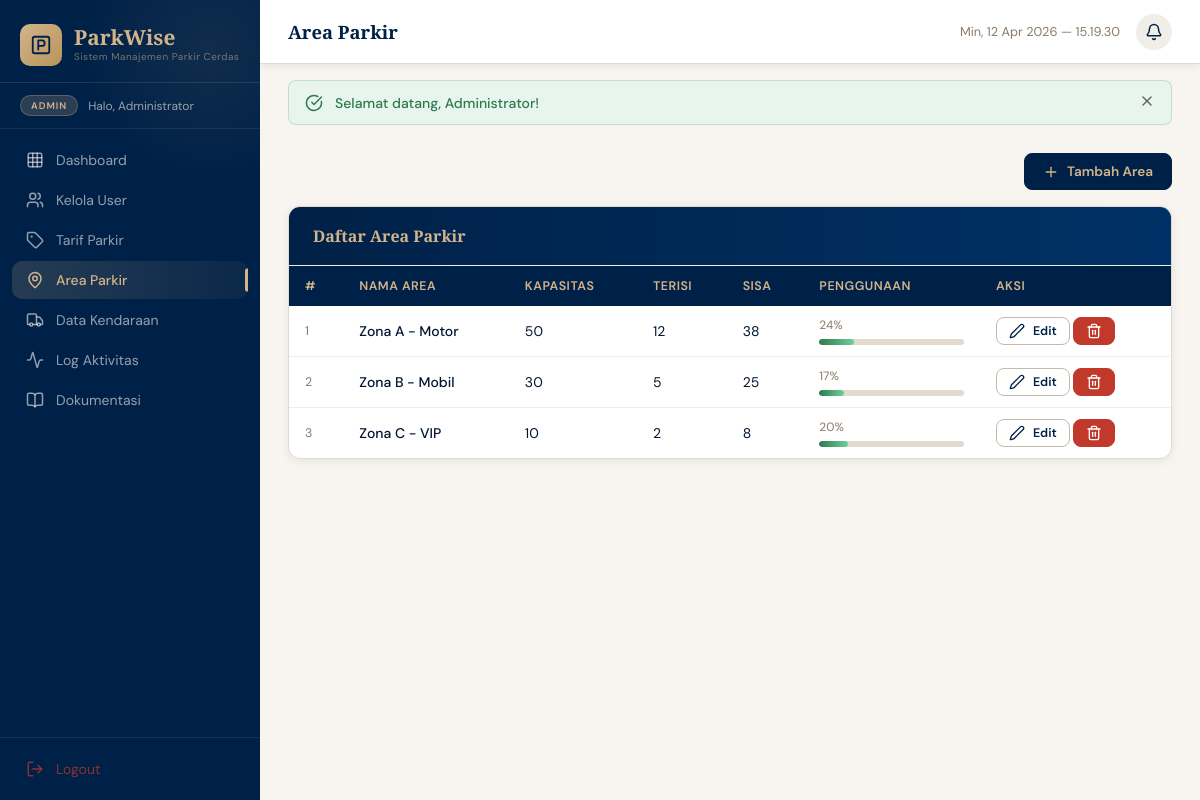
Page /modules/admin/area.php (signed in) on the committed database.
### tables this page shows
CREATE TABLE IF NOT EXISTS tb_area_parkir (
    id_area    INT(11) NOT NULL AUTO_INCREMENT,
    nama_area  VARCHAR(50) NOT NULL,
    kapasitas  INT(5) NOT NULL DEFAULT 0,
    terisi     INT(5) NOT NULL DEFAULT 0,
    PRIMARY KEY (id_area),
    INDEX idx_nama_area (nama_area)
);

### modules/admin/area.php (the view, shortened to what this page needs)
<?php
require_once __DIR__ . '/../../includes/config.php';
$areas = $pdo->query('SELECT * FROM tb_area_parkir ORDER BY id_area')->fetchAll();
require_once __DIR__ . '/../../includes/layout_top.php';
?>
<div style="margin-bottom:16px;display:flex;justify-content:flex-end;">
  <button class="btn btn-primary" onclick="openModal('modalTambah')">
    <i data-lucide="plus"></i> Tambah Area
  </button>
</div>
<div class="panel">
  <div class="panel-header"><h2>Daftar Area Parkir</h2></div>
  <div class="table-wrap">
    <table>
      <thead>
        <tr><th>#</th><th>Nama Area</th><th>Kapasitas</th><th>Terisi</th><th>Sisa</th><th>Penggunaan</th><th>Aksi</th></tr>
      </thead>
      <tbody>
        <?php if (empty($areas)): ?>
        <tr><td colspan="7" class="text-center text-muted" style="padding:24px;">Belum ada area.</td></tr>
        <?php else: foreach ($areas as $i => $a):
          $pct  = $a['kapasitas'] > 0 ? round(($a['terisi'] / $a['kapasitas']) * 100) : 0;
          $sisa = $a['kapasitas'] - $a['terisi'];
        ?>
        <tr>
          <td class="text-muted text-small"><?= $i + 1 ?></td>
          <td style="font-weight:500;"><?= htmlspecialchars($a['nama_area']) ?></td>
          <td><?= $a['kapasitas'] ?></td>
          <td><?= $a['terisi'] ?></td>
          <td><?= $sisa ?></td>
          <td style="min-width:140px;">
            <div style="font-size:0.75rem;color:var(--gray-500);margin-bottom:3px;"><?= $pct ?>%</div>
            <div class="capacity-bar">
              <div class="capacity-fill <?= $pct >= 90 ? 'full' : ($pct >= 70 ? 'warn' : '') ?>"
                   data-pct="<?= $pct ?>" style="width:0%"></div>
            </div>
          </td>
          <td>
            <button class="btn btn-outline btn-sm" onclick='editArea(<?= json_encode($a) ?>)'>
              <i data-lucide="edit-2"></i> Edit
            </button>
            <form method="POST" style="display:inline;" id="del<?= $a['id_area'] ?>">
              <button type="button" class="btn btn-danger btn-sm"
                      onclick="confirmDelete('del<?= $a['id_area'] ?>', '<?= htmlspecialchars($a['nama_area'],ENT_QUOTES) ?>')">
                <i data-lucide="trash-2"></i>
              </button>
            </form>
          </td>
        </tr>
        <?php endforeach; endif; ?>
      </tbody>
    </table>
  </div>
</div>
<?php require_once __DIR__ . '/../../includes/layout_bot.php'; ?>

### assets/css/style.css (style rules this page uses)
:root { --oxford: #002147; --oxford-light: #003166; --oxford-dark: #001530; --tan: #d2b48c; --tan-light: #e8d5bb; --tan-dark: #b8955a; --white: #ffffff; --off-white: #f8f5f0; --gray-100: #f1ede7; --gray-200: #e2d9cf; --gray-300: #c5b9aa; --gray-500: #8a7a6a; --gray-700: #4a3f35; --success: #2d7a4f; --success-bg: #e8f5ee; --danger: #c0392b; --danger-bg: #fdecea; --warning: #d68910; --warning-bg: #fef9e7; --info: #1a6fa8; --info-bg: #e8f2fb; --sidebar-w: 260px; --topbar-h: 64px; --radius: 12px; --radius-sm: 8px; --shadow: 0 4px 24px rgba(0,33,71,0.10); --shadow-sm: 0 2px 8px rgba(0,33,71,0.08); --transition: 0.22s cubic-bezier(0.4,0,0.2,1); font-family: 'DM Sans', sans-serif; }
*, *::before, *::after { box-sizing: border-box; margin: 0; padding: 0; }
html { scroll-behavior: smooth; }
body { background: var(--off-white); color: var(--oxford-dark); display: flex; min-height: 100vh; overflow-x: hidden; }
.panel { background: var(--white); border-radius: var(--radius); box-shadow: var(--shadow-sm); border: 1px solid var(--gray-200); margin-bottom: 24px; overflow: hidden; }
.panel-header { display: flex; align-items: center; justify-content: space-between; padding: 18px 24px; border-bottom: 1px solid var(--gray-100); background: linear-gradient(90deg, var(--oxford) 0%, var(--oxford-light) 100%); color: var(--white); }
.panel-header h2 { font-family: 'Playfair Display', serif; font-size: 1rem; font-weight: 600; color: var(--tan); }
.table-wrap { overflow-x: auto; }
table { width: 100%; border-collapse: collapse; font-size: 0.875rem; }
thead tr { background: var(--oxford); color: var(--tan); }
thead th { padding: 12px 16px; text-align: left; font-weight: 600; font-size: 0.78rem; letter-spacing: 0.5px; text-transform: uppercase; white-space: nowrap; }
tbody tr { border-bottom: 1px solid var(--gray-100); transition: background var(--transition); }
tbody tr:last-child { border-bottom: none; }
tbody td { padding: 11px 16px; color: var(--oxford-dark); vertical-align: middle; }
.btn { display: inline-flex; align-items: center; gap: 8px; padding: 9px 18px; border-radius: var(--radius-sm); font-size: 0.85rem; font-weight: 600; cursor: pointer; border: 1.5px solid transparent; transition: all var(--transition); text-decoration: none; white-space: nowrap; font-family: inherit; }
.btn svg { width: 16px; height: 16px; }
.btn-primary { background: var(--oxford); color: var(--tan); border-color: var(--oxford); }
.btn-outline { background: transparent; color: var(--oxford); border-color: var(--gray-300); }
.btn-danger { background: var(--danger); color: #fff; border-color: var(--danger); }
.btn-sm { padding: 5px 12px; font-size: 0.78rem; }
.capacity-bar { height: 6px; background: var(--gray-200); border-radius: 3px; overflow: hidden; margin-top: 6px; }
.capacity-fill { height: 100%; border-radius: 3px; background: linear-gradient(90deg, var(--success), #6fcf97); transition: width 0.6s ease; }
.text-muted { color: var(--gray-500); font-size: 0.82rem; }
.text-small { font-size: 0.78rem; }

### rows in the picture
tb_area_parkir: nama_area "Zona A - Motor", kapasitas "50", terisi "12", sisa "38", pct "24"
tb_area_parkir: nama_area "Zona B - Mobil", kapasitas "30", terisi "5", sisa "25", pct "17"
tb_area_parkir: nama_area "Zona C - VIP", kapasitas "10", terisi "2", sisa "8", pct "20"

### other values in the picture
APP_NAME "ParkWise"
APP_TAGLINE "Sistem Manajemen Parkir Cerdas"
$role "ADMIN"
currentUserName() "Administrator"
$item['label'] "Dashboard"
$item['label'] "Kelola User"
$item['label'] "Tarif Parkir"
$item['label'] "Area Parkir"
$item['label'] "Data Kendaraan"
$item['label'] "Log Aktivitas"
$item['label'] "Dokumentasi"
$pageTitle "Area Parkir"
$flash['msg'] "Selamat datang, Administrator!"
